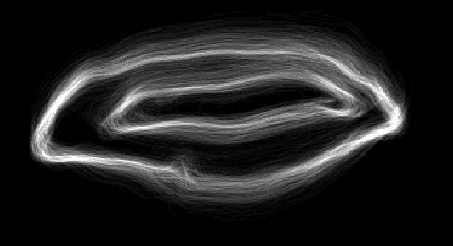
%> input picture report/lip_image_mean_WIN_20211127_11_16_26_Pro.png, 453 x 246 px
$ octave --eval "result = ycbcrTest('../report/lip_image_mean_WIN_20211127_11_16_26_Pro.png');"   (GNU Octave 9; MATLAB toolbox functions it lacks are replaced by stand-ins)
%> lines starting %> are read from the running program, lines starting %| are printed output that depends on the picture
function [im] = ycbcrTest(file)

im = imread(file);
%> im is the input picture: size 246x453x3 uint8; min 0, max 255, mean 33.2
doubleIm = im2double(rgb2ycbcr(im));
%> doubleIm: size 246x453x3 double; mean of channels 1, 2, 3 0.174, 0.502, 0.502

R = doubleIm(:, :, 1);
G = doubleIm(:, :, 2);
%> G: size 246x453 double; every value is 0.502
B = doubleIm(:, :, 3);

S = R + G + B;

tempIm = B*3 - R*3 - G*2;
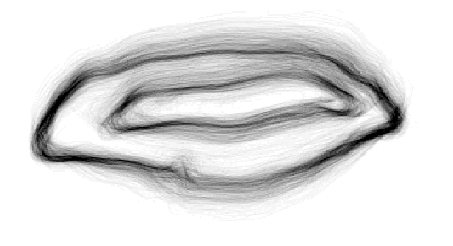
%> tempIm: size 246x453 double; min -2.26, max 0.314, mean -0.0215; drawn with min black and max white

imshow(tempIm);
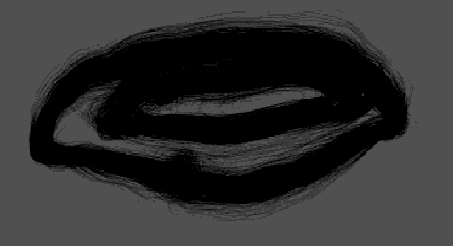
%> displayed picture: size 246x453, on the screen's scale of 0 to 255; min 0, max 80, mean 48

end

$ run again, on report/1.png
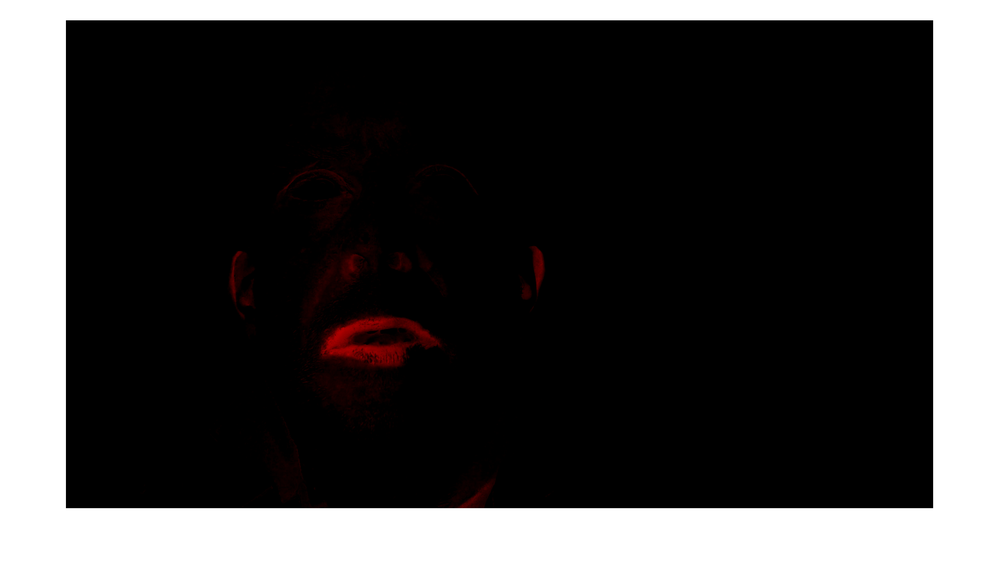
%> input picture report/1.png, 1000 x 566 px, shrunk from 2214 x 1253 before the run
%> in ycbcrTest, im is the input picture: size 566x1000x3 uint8; mean R, G, B 65.6, 64.4, 64.4
%> doubleIm: size 566x1000x3 double; mean of channels 1, 2, 3 0.281, 0.501, 0.504
%> in ycbcrTest, `tempIm = B*3 - R*3 - G*2;`:
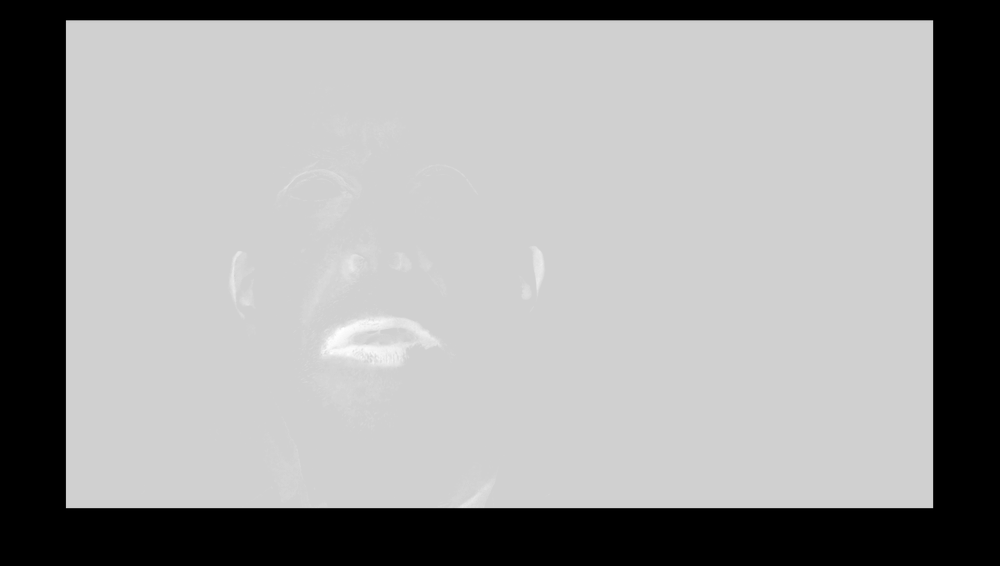
%> tempIm: size 566x1000 double; min -2.26, max 0.894, mean -0.333; drawn with min black and max white
%> in ycbcrTest, `imshow(tempIm);`:
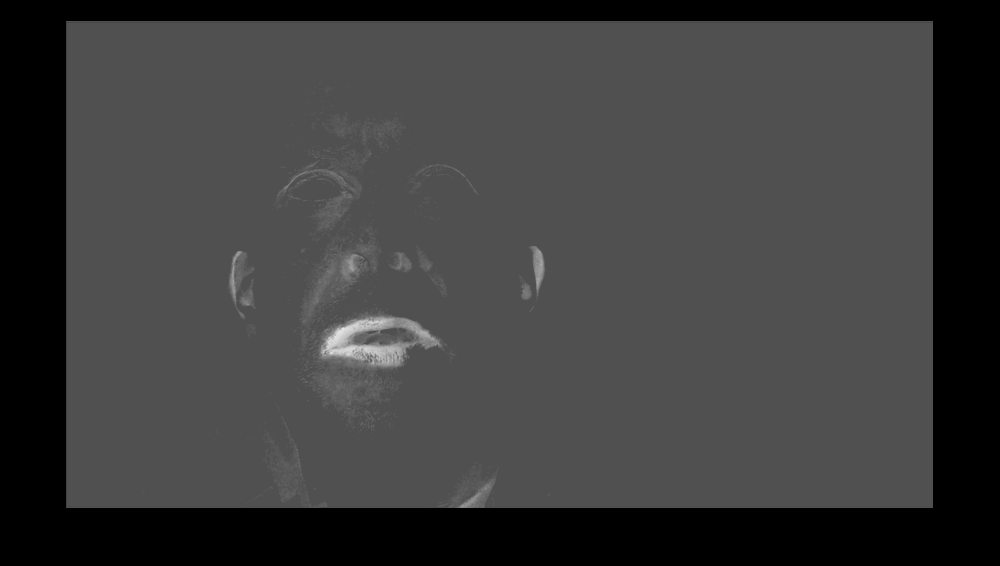
%> displayed picture: size 566x1000, on the screen's scale of 0 to 255; min 0, max 228, mean 60.6
